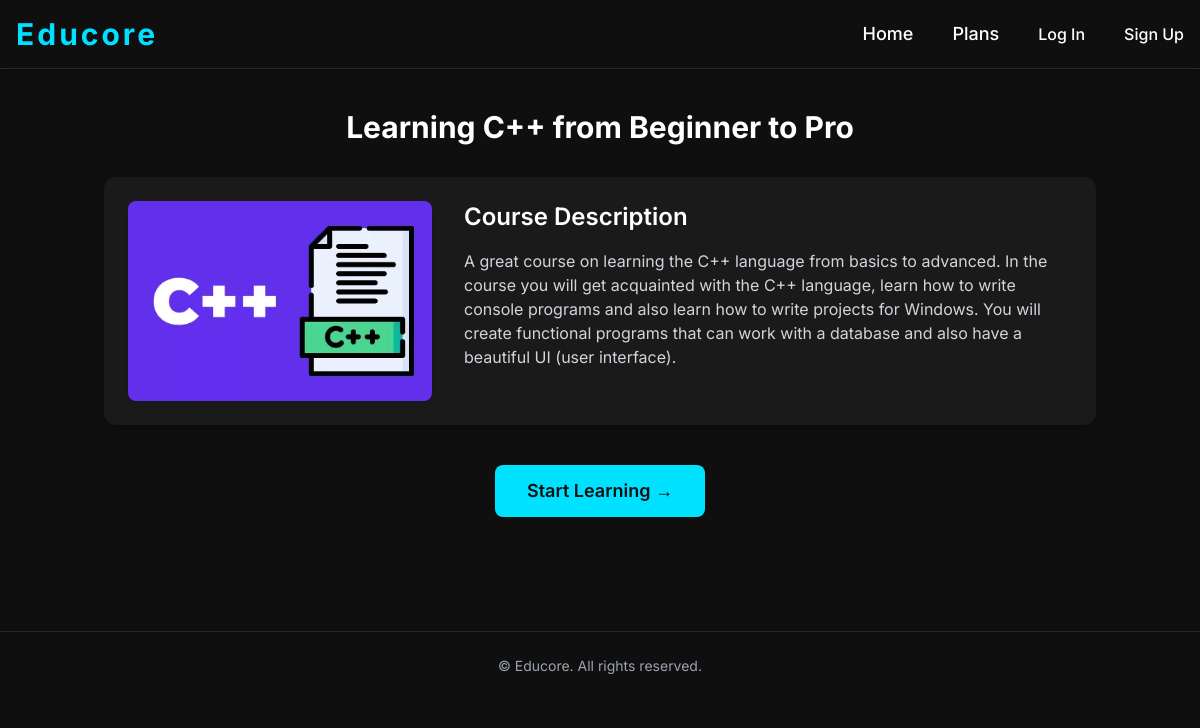
The page /course/cpp on the database its author committed.
### courses/models.py (models this page shows, shortened)
class Course(models.Model):
    slug = models.SlugField('Unique course slug', unique=True)
    title = models.CharField('Course title', max_length=120)
    desc = models.TextField('Course description')
    image = models.ImageField('Image', default='default.jpg', upload_to='course_images')
    is_free = models.BooleanField('Free?', default=True)
    category = models.CharField('Category', max_length=50, choices=COURSE_CATEGORIES, default='all')
    def __str__(self):
        return self.title

### courses/views.py (the view)
# urls.py: path('course/<slug>', views.CourseDetailPage.as_view(), name='course-detail'),
class CourseDetailPage(DetailView):
    model = Course
    template_name = 'courses/course-detail.html'
    def get_context_data(self, *, object_list=None, **kwargs):
        ctx = super(CourseDetailPage, self).get_context_data(**kwargs)
        course = Course.objects.filter(slug=self.kwargs['slug']).first()
        ctx['title'] = course
        ctx['lessons'] = Lesson.objects.filter(course=course).order_by('number')
        return ctx

### courses/models.py (called while the page is built)
    def get_absolute_url(self):
        return reverse('lesson-detail', kwargs={'slug': self.course.slug, 'lesson_slug': self.slug})

### templates/courses/course-detail.html
{% extends 'layout.html' %}
{% block main %}
<div class="container mx-auto px-4 py-10">
  <div class="w-full text-center mb-8">
      <h1 class="text-3xl font-bold text-white">{{ object.title }}</h1>
    </div>
  <div class="bg-card p-6 rounded-xl shadow-lg flex flex-col lg:flex-row gap-8">
    <div class="w-full lg:w-1/3 flex justify-center">
      <div class="w-full max-w-sm">
        {% if object.image %}
          <img src="{{ object.image.url }}" alt="{{ object.title }}" class="rounded-lg w-full h-auto object-cover shadow">
        {% else %}
          <img src="/pictures/default.jpg" alt="{{ object.title }}" class="rounded-lg w-full h-auto object-cover shadow">
        {% endif %}
      </div>
    </div>
    <div class="w-full lg:w-2/3">
      <h2 class="text-2xl font-semibold text-white mb-4">Course Description</h2>
      {% if object.is_free == False and user.is_authenticated == False %}
        <p class="text-md text-gray-300">
          You need to <a href="{% url 'reg' %}" class="text-neon hover:underline">register</a> to access this course.
        </p>
      {% else %}
        {% if object.is_free or user.profile.account_type == 'full' %}
          <p class="text-md text-gray-300 mb-6">{{ object.desc }}</p>
        {% else %}
          <p class="text-md text-gray-300">
            You need to purchase a <a href="{% url 'tarrifs' %}" class="text-neon hover:underline">subscription</a>!
          </p>
        {% endif %}
      {% endif %}
    </div>
  </div>
  {% if object.is_free or user.profile.account_type == 'full' and lessons %}
    <div class="mt-10 flex justify-center">
      {% if lessons|length > 0 %}
        <a href="{{ lessons.0.get_absolute_url }}" class="text-md inline-block bg-neon text-background font-semibold py-3 px-8 rounded-lg text-lg hover:bg-accent/20 transition">
          Start Learning →
        </a>
      {% endif %}
    </div>
  {% endif %}
</div>
{% endblock %}

### static/css/main.css (style rules this page uses)
* { margin: 0; padding: 0; }
body { font-size: 16px; line-height: 1.6; font-family: 'Inter', sans-serif; color: white; background-color: #0f0f0f; }
h1 { font-size: 2rem; font-weight: 700; margin-bottom: 1rem; }
h2 { font-size: 1.5rem; margin-bottom: 0.75rem; }
a { color: #6f6f6f; text-decoration: none; transition: color 500ms ease; }
.container { max-width: 1258px; width: 100%; margin: 0 auto; padding: 0 16px; }

### rows shown on the page
Course: title "Learning C++ from Beginner to Pro", image (picture), desc "A great course on learning the C++ language from basics to advanced. In the course you will get acquainted with the C++ language, learn how to write console programs and also learn how to write projects for Windows. You will create functional programs that can work with a database and also have a beautiful UI (user interface)."
